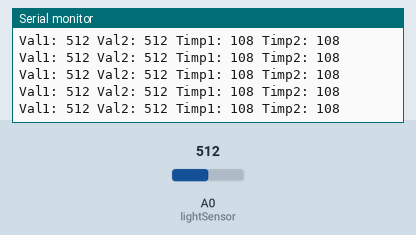
A sketch run on a simulated Arduino Uno, built with avr-gcc and run on an emulated ATmega328P. Shown: the last lines printed to the serial monitor. The inputs (shaded band) are chosen by the test bench; at power-on: A0 (lightSensor) = 512.

Above: at 4.2 s.
4.3 s: A0 (lightSensor) set to 984
At 4.36 s:
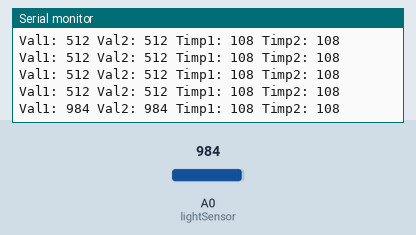
7.3 s: A0 (lightSensor) set to 1012
At 7.31 s:
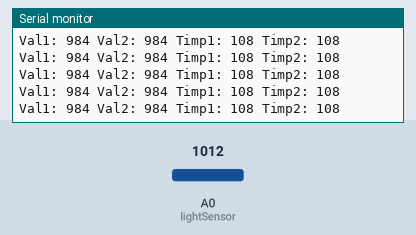
13.3 s: A0 (lightSensor) set to 8
At 13.34 s:
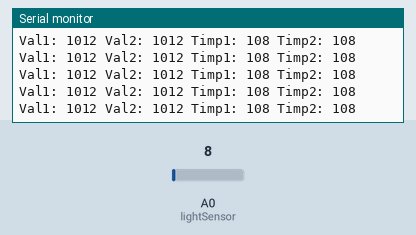
16.3 s: A0 (lightSensor) set to 11
At 16.31 s:
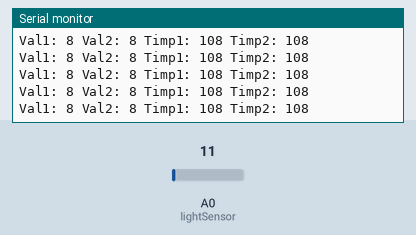
Timing chart, 0 to 19.3 s (numbered marks = the images above; inputs shaded):
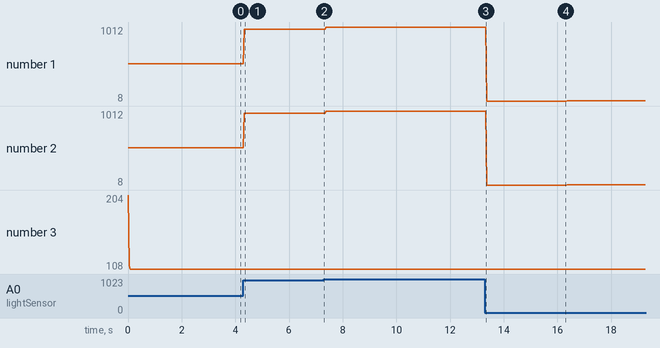

The sketch:

exercitiul3.ino
```cpp
int lightSensor = 0;
int brightness1 = 0;
int brightness2 = 0;
// the setup routine runs once when you press reset:
void setup() {
  // declare pin 9 to be an output:
  Serial.begin(9600);
}

// the loop routine runs over and over again forever:
void loop() {
  // set the brightness of pin 9:
  int time1 = micros();
  brightness1 = analogRead(lightSensor);
  time1 = micros() - time1;

  int time2 = micros();
  brightness2 = read_adc(lightSensor);
  time2 = micros() - time2;

  Serial.print("Val1: ");
  Serial.print(brightness1);
  Serial.print(" Val2: ");
  Serial.print(brightness2);
  Serial.print(" Timp1: ");
  Serial.print(time1);
  Serial.print(" Timp2: ");
  Serial.println(time2);

  delay(30);
}

uint16_t read_adc(uint8_t channel) {
  ADMUX &= 0xE0;
  //șterge biții MUX0-4
  ADMUX |= channel & 0x07;  //Setează biții în MUX0-2 pentru noul
  //canal din care va trebui să citim
  ADCSRB = channel & (1 << 3);  //Setează MUX5
  ADCSRA |= (1 << ADSC);
  ADCSRA |= 0x07;
  //începe conversia
  while (ADCSRA & (1 << ADSC))
    ;  //Așteaptă până când conversia se
  //termină
  return ADCW;
}
```

Measured:
- after the input at 4.3 s, the serial monitor: prints a new line at once (image 1)
- plotted number 1: 512 → 984 after the input at 4.3 s, 984 → 1012 after the input at 7.3 s, 1012 → 8 after the input at 13.3 s, 8 → 11 after the input at 16.3 s
- plotted number 2: 512 → 984 after the input at 4.3 s, 984 → 1012 after the input at 7.3 s, 1012 → 8 after the input at 13.3 s, 8 → 11 after the input at 16.3 s
